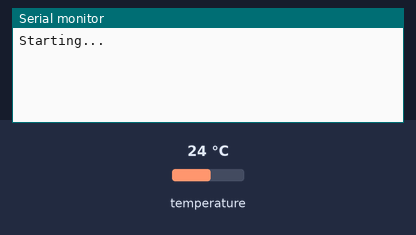
The sketch below on a simulated Arduino MKR. Parts: the last lines printed to the serial monitor. The test bench sets the inputs (shaded band); at power-on: temperature 24 °C.

Above: at 1.8 s.
1.9 s: temperature set to 28 °C
At 2.8 s:
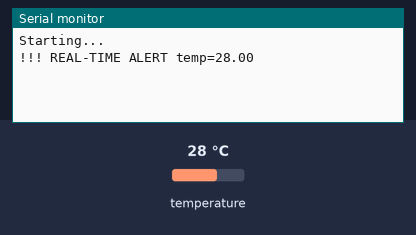
4.5 s: temperature set to 33 °C
At 5.8 s:
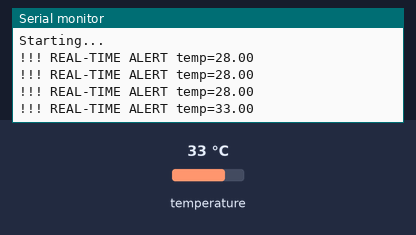

Measured:
- after the input at 1.9 s, the serial monitor: prints a new line after 0.12 s (image 1)
- after the input at 4.5 s, the serial monitor: prints a new line after 0.53 s (image 2)

The sketch:

RT_Summary_function.ino
```cpp
#include <Arduino_MKRENV.h>

const int N = 10;
float temps[N];
int indexPos = 0;

const float ALERT_TEMP = 26.0;  // check your room temp

void setup() {
  Serial.begin(9600);

  if (!ENV.begin()) {
    Serial.println("ENV Shield not detected!");
    while (true) { }
  }

  Serial.println("Starting...");
}

void loop() {
  float t = ENV.readTemperature();  // collected data
  temps[indexPos] = t;
  indexPos++;

  // REAL-TIME REPORT (only when needed)
  if (t >= ALERT_TEMP) {
    Serial.print("!!! REAL-TIME ALERT temp=");
    Serial.println(t);
  }

  delay(1000);

  // SUMMARY REPORT every N samples
  if (indexPos == N) {
    reportToSerial(average(temps, N),minimum(temps, N),maximum(temps, N));
    indexPos = 0;
  }
}

float average(float arr[], int size) {
  float sum = 0;
  for (int i = 0; i < size; i++) sum += arr[i];
  return sum / size;
}
float minimum(float arr[], int size) {
  float mn = arr[0];
  for (int i = 1; i < size; i++) if (arr[i] < mn) mn = arr[i];
  return mn;
}
float maximum(float arr[], int size) {
  float mx = arr[0];
  for (int i = 1; i < size; i++) if (arr[i] > mx) mx = arr[i];
  return mx;
}

void reportToSerial(float avg, float mn, float mx) {
  Serial.print("avg="); Serial.print(avg);
  Serial.print(" min="); Serial.print(mn);
  Serial.print(" max="); Serial.println(mx);
}
```
